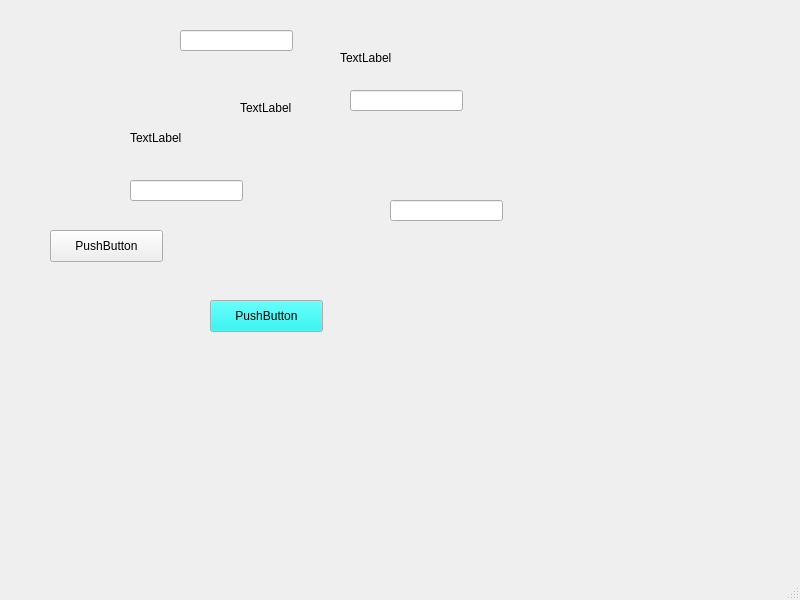
<?xml version="1.0" encoding="UTF-8"?>
<ui version="4.0">
 <class>homepage</class>
 <widget class="QMainWindow" name="homepage">
  <property name="geometry">
   <rect>
    <x>0</x>
    <y>0</y>
    <width>800</width>
    <height>600</height>
   </rect>
  </property>
  <property name="windowTitle">
   <string>homepage</string>
  </property>
  <widget class="QWidget" name="centralwidget">
   <widget class="QLabel" name="welcomeLabel">
    <property name="geometry">
     <rect>
      <x>240</x>
      <y>100</y>
      <width>59</width>
      <height>16</height>
     </rect>
    </property>
    <property name="text">
     <string>TextLabel</string>
    </property>
   </widget>
   <widget class="QLineEdit" name="adminUsernameEdit">
    <property name="geometry">
     <rect>
      <x>130</x>
      <y>180</y>
      <width>113</width>
      <height>21</height>
     </rect>
    </property>
    <property name="palette">
     <palette>
      <active>
       <colorrole role="Text">
        <brush brushstyle="SolidPattern">
         <color alpha="255">
          <red>0</red>
          <green>0</green>
          <blue>0</blue>
         </color>
        </brush>
       </colorrole>
       <colorrole role="PlaceholderText">
        <brush brushstyle="SolidPattern">
         <color alpha="128">
          <red>0</red>
          <green>0</green>
          <blue>0</blue>
         </color>
        </brush>
       </colorrole>
      </active>
      <inactive>
       <colorrole role="Text">
        <brush brushstyle="SolidPattern">
         <color alpha="255">
          <red>0</red>
          <green>0</green>
          <blue>0</blue>
         </color>
        </brush>
       </colorrole>
       <colorrole role="PlaceholderText">
        <brush brushstyle="SolidPattern">
         <color alpha="128">
          <red>0</red>
          <green>0</green>
          <blue>0</blue>
         </color>
        </brush>
       </colorrole>
      </inactive>
      <disabled>
       <colorrole role="Text">
        <brush brushstyle="SolidPattern">
         <color alpha="63">
          <red>0</red>
          <green>0</green>
          <blue>0</blue>
         </color>
        </brush>
       </colorrole>
       <colorrole role="PlaceholderText">
        <brush brushstyle="SolidPattern">
         <color alpha="128">
          <red>0</red>
          <green>0</green>
          <blue>0</blue>
         </color>
        </brush>
       </colorrole>
      </disabled>
     </palette>
    </property>
   </widget>
   <widget class="QLabel" name="adminUsernameLabel">
    <property name="geometry">
     <rect>
      <x>130</x>
      <y>130</y>
      <width>59</width>
      <height>16</height>
     </rect>
    </property>
    <property name="text">
     <string>TextLabel</string>
    </property>
   </widget>
   <widget class="QLineEdit" name="adminPasswordEdit">
    <property name="geometry">
     <rect>
      <x>390</x>
      <y>200</y>
      <width>113</width>
      <height>21</height>
     </rect>
    </property>
    <property name="palette">
     <palette>
      <active>
       <colorrole role="Text">
        <brush brushstyle="SolidPattern">
         <color alpha="255">
          <red>0</red>
          <green>0</green>
          <blue>0</blue>
         </color>
        </brush>
       </colorrole>
       <colorrole role="PlaceholderText">
        <brush brushstyle="SolidPattern">
         <color alpha="128">
          <red>0</red>
          <green>0</green>
          <blue>0</blue>
         </color>
        </brush>
       </colorrole>
      </active>
      <inactive>
       <colorrole role="Text">
        <brush brushstyle="SolidPattern">
         <color alpha="255">
          <red>0</red>
          <green>0</green>
          <blue>0</blue>
         </color>
        </brush>
       </colorrole>
       <colorrole role="PlaceholderText">
        <brush brushstyle="SolidPattern">
         <color alpha="128">
          <red>0</red>
          <green>0</green>
          <blue>0</blue>
         </color>
        </brush>
       </colorrole>
      </inactive>
      <disabled>
       <colorrole role="Text">
        <brush brushstyle="SolidPattern">
         <color alpha="63">
          <red>0</red>
          <green>0</green>
          <blue>0</blue>
         </color>
        </brush>
       </colorrole>
       <colorrole role="PlaceholderText">
        <brush brushstyle="SolidPattern">
         <color alpha="128">
          <red>0</red>
          <green>0</green>
          <blue>0</blue>
         </color>
        </brush>
       </colorrole>
      </disabled>
     </palette>
    </property>
   </widget>
   <widget class="QPushButton" name="adminLoginButton">
    <property name="geometry">
     <rect>
      <x>210</x>
      <y>300</y>
      <width>113</width>
      <height>32</height>
     </rect>
    </property>
    <property name="palette">
     <palette>
      <active>
       <colorrole role="Button">
        <brush brushstyle="SolidPattern">
         <color alpha="255">
          <red>0</red>
          <green>241</green>
          <blue>239</blue>
         </color>
        </brush>
       </colorrole>
      </active>
      <inactive>
       <colorrole role="Button">
        <brush brushstyle="SolidPattern">
         <color alpha="255">
          <red>0</red>
          <green>241</green>
          <blue>239</blue>
         </color>
        </brush>
       </colorrole>
      </inactive>
      <disabled>
       <colorrole role="Button">
        <brush brushstyle="SolidPattern">
         <color alpha="255">
          <red>0</red>
          <green>241</green>
          <blue>239</blue>
         </color>
        </brush>
       </colorrole>
      </disabled>
     </palette>
    </property>
    <property name="styleSheet">
     <string notr="true">pu</string>
    </property>
    <property name="text">
     <string>PushButton</string>
    </property>
   </widget>
   <widget class="QLabel" name="userLabel">
    <property name="geometry">
     <rect>
      <x>340</x>
      <y>50</y>
      <width>59</width>
      <height>16</height>
     </rect>
    </property>
    <property name="text">
     <string>TextLabel</string>
    </property>
   </widget>
   <widget class="QLineEdit" name="userUsernameEdit">
    <property name="geometry">
     <rect>
      <x>350</x>
      <y>90</y>
      <width>113</width>
      <height>21</height>
     </rect>
    </property>
    <property name="palette">
     <palette>
      <active>
       <colorrole role="Text">
        <brush brushstyle="SolidPattern">
         <color alpha="255">
          <red>0</red>
          <green>0</green>
          <blue>0</blue>
         </color>
        </brush>
       </colorrole>
       <colorrole role="PlaceholderText">
        <brush brushstyle="SolidPattern">
         <color alpha="128">
          <red>0</red>
          <green>0</green>
          <blue>0</blue>
         </color>
        </brush>
       </colorrole>
      </active>
      <inactive>
       <colorrole role="Text">
        <brush brushstyle="SolidPattern">
         <color alpha="255">
          <red>0</red>
          <green>0</green>
          <blue>0</blue>
         </color>
        </brush>
       </colorrole>
       <colorrole role="PlaceholderText">
        <brush brushstyle="SolidPattern">
         <color alpha="128">
          <red>0</red>
          <green>0</green>
          <blue>0</blue>
         </color>
        </brush>
       </colorrole>
      </inactive>
      <disabled>
       <colorrole role="Text">
        <brush brushstyle="SolidPattern">
         <color alpha="63">
          <red>0</red>
          <green>0</green>
          <blue>0</blue>
         </color>
        </brush>
       </colorrole>
       <colorrole role="PlaceholderText">
        <brush brushstyle="SolidPattern">
         <color alpha="128">
          <red>0</red>
          <green>0</green>
          <blue>0</blue>
         </color>
        </brush>
       </colorrole>
      </disabled>
     </palette>
    </property>
   </widget>
   <widget class="QLineEdit" name="userPasswordEdit">
    <property name="geometry">
     <rect>
      <x>180</x>
      <y>30</y>
      <width>113</width>
      <height>21</height>
     </rect>
    </property>
    <property name="palette">
     <palette>
      <active>
       <colorrole role="Text">
        <brush brushstyle="SolidPattern">
         <color alpha="255">
          <red>0</red>
          <green>0</green>
          <blue>0</blue>
         </color>
        </brush>
       </colorrole>
       <colorrole role="PlaceholderText">
        <brush brushstyle="SolidPattern">
         <color alpha="128">
          <red>0</red>
          <green>0</green>
          <blue>0</blue>
         </color>
        </brush>
       </colorrole>
      </active>
      <inactive>
       <colorrole role="Text">
        <brush brushstyle="SolidPattern">
         <color alpha="255">
          <red>0</red>
          <green>0</green>
          <blue>0</blue>
         </color>
        </brush>
       </colorrole>
       <colorrole role="PlaceholderText">
        <brush brushstyle="SolidPattern">
         <color alpha="128">
          <red>0</red>
          <green>0</green>
          <blue>0</blue>
         </color>
        </brush>
       </colorrole>
      </inactive>
      <disabled>
       <colorrole role="Text">
        <brush brushstyle="SolidPattern">
         <color alpha="63">
          <red>0</red>
          <green>0</green>
          <blue>0</blue>
         </color>
        </brush>
       </colorrole>
       <colorrole role="PlaceholderText">
        <brush brushstyle="SolidPattern">
         <color alpha="128">
          <red>0</red>
          <green>0</green>
          <blue>0</blue>
         </color>
        </brush>
       </colorrole>
      </disabled>
     </palette>
    </property>
   </widget>
   <widget class="QPushButton" name="userLoginButton">
    <property name="geometry">
     <rect>
      <x>50</x>
      <y>230</y>
      <width>113</width>
      <height>32</height>
     </rect>
    </property>
    <property name="text">
     <string>PushButton</string>
    </property>
   </widget>
  </widget>
  <widget class="QMenuBar" name="menubar">
   <property name="geometry">
    <rect>
     <x>0</x>
     <y>0</y>
     <width>800</width>
     <height>22</height>
    </rect>
   </property>
  </widget>
  <widget class="QStatusBar" name="statusbar"/>
 </widget>
 <resources/>
 <connections/>
</ui>
